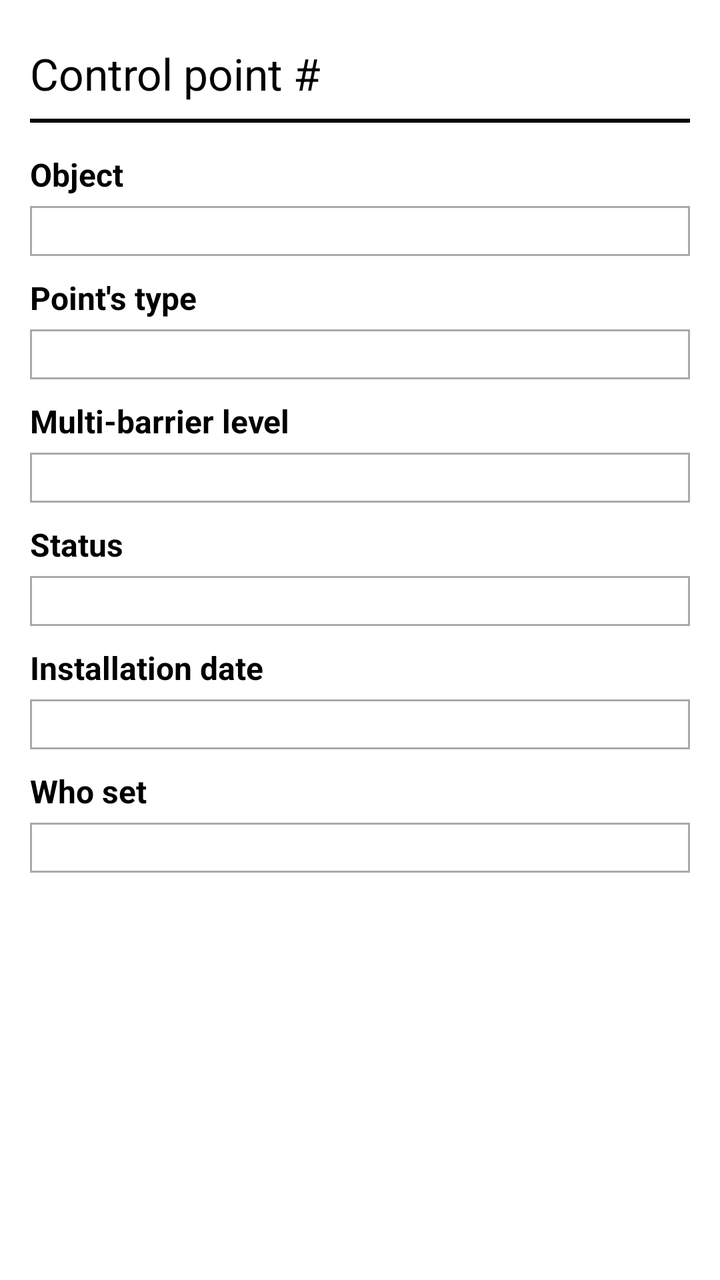
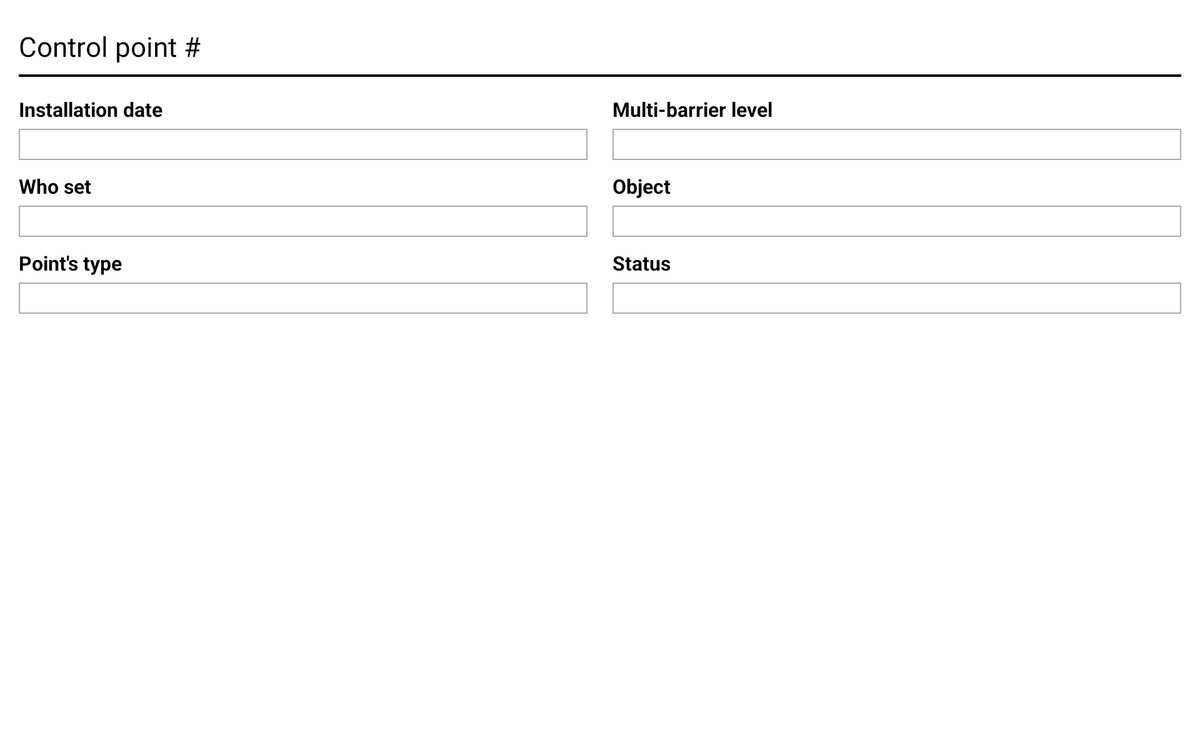

First picture: res/layout/ on a phone held upright. Second picture: the repository's own variant of that layout, on a device whose configuration matches the variant's folder. Source for both follows.
<!-- AndroidManifest.xml: application theme Theme.Sherlock.Light.DarkActionBar -->
<!-- res/layout/fragment_point_attributes.xml -->
<?xml version="1.0" encoding="utf-8"?>
<ScrollView xmlns:android="http://schemas.android.com/apk/res/android"
    android:layout_width="match_parent"
    android:layout_height="match_parent"
    android:background="@drawable/abs__ab_solid_light_holo"
    android:orientation="vertical"
    >

    <LinearLayout
        android:layout_width="fill_parent"
        android:layout_height="wrap_content"
        android:orientation="vertical" 
        android:paddingLeft="15dp"
        android:paddingRight="15dp"
        android:paddingTop="10dp"
        android:paddingBottom="10dp"
        >
        
        
        

        <LinearLayout
            android:layout_width="fill_parent"
            android:layout_height="wrap_content"
            android:layout_marginTop="10dp"
            android:orientation="horizontal" >

            <TextView
                android:layout_width="wrap_content"
                android:layout_height="wrap_content"
                android:layout_marginBottom="5dp"
                android:singleLine="true"
                android:text="@string/point_number"
                android:textColor="@android:color/black"
                android:textSize="22sp" />

            <TextView
                android:id="@+id/cp_attr_point_number"
                android:layout_width="wrap_content"
                android:layout_height="wrap_content"
                android:paddingBottom="2dp"
                android:paddingLeft="5dp"
                android:paddingRight="5dp"
                android:paddingTop="2dp"
                android:singleLine="false"
                android:textColor="@android:color/black"
                android:textSize="22sp" />
        </LinearLayout>

        <View
            android:layout_width="fill_parent"
            android:layout_height="2dp"
            android:layout_marginBottom="5dp"
            android:layout_marginTop="5dp"
            android:background="@color/black" />

        

        <LinearLayout
            android:id="@+id/cp_attr_mobject_holder"
            android:layout_width="fill_parent"
            android:layout_height="wrap_content"
            android:layout_marginTop="10dp"
            android:orientation="vertical" >

            <TextView
                android:layout_width="fill_parent"
                android:layout_height="wrap_content"
                android:layout_marginBottom="5dp"
                android:singleLine="true"
                android:text="@string/object"
                android:textColor="@android:color/black"
                android:textSize="16sp"
                android:textStyle="bold" />

            <TextView
                android:id="@+id/cp_attr_object"
                android:layout_width="fill_parent"
                android:layout_height="wrap_content"
                android:background="@drawable/cp_attr_values_bg"
                android:paddingBottom="2dp"
                android:paddingLeft="5dp"
                android:paddingRight="5dp"
                android:paddingTop="2dp"
                android:singleLine="false"
                android:textColor="@android:color/black"
                android:typeface="serif"
                android:textSize="16sp" />
        </LinearLayout>
        
        
        <LinearLayout
            android:layout_width="fill_parent"
            android:layout_height="wrap_content"
            android:layout_marginTop="10dp"
            android:orientation="vertical" >

            <TextView
                android:layout_width="fill_parent"
                android:layout_height="wrap_content"
                android:layout_marginBottom="5dp"
                android:singleLine="true"
                android:text="@string/point_type"
                android:textColor="@android:color/black"
                android:textSize="16sp"
                android:textStyle="bold" />

            <TextView
                android:id="@+id/cp_attr_point_type"
                android:layout_width="fill_parent"
                android:layout_height="wrap_content"
                android:background="@drawable/cp_attr_values_bg"
                android:paddingBottom="2dp"
                android:paddingLeft="5dp"
                android:paddingRight="5dp"
                android:paddingTop="2dp"
                android:singleLine="false"
                android:textColor="@android:color/black"
                android:typeface="serif"
                android:textSize="16sp" />
        </LinearLayout>
        
          

        <LinearLayout
            android:id="@+id/product_descr_category_holder"
            android:layout_width="fill_parent"
            android:layout_height="wrap_content"
            android:layout_marginTop="10dp"
            android:orientation="vertical" >

            <TextView
                android:layout_width="fill_parent"
                android:layout_height="wrap_content"
                android:layout_marginBottom="5dp"
                android:singleLine="true"
                android:text="@string/multi_barrier_level"
                android:textColor="@android:color/black"
                android:textSize="16sp"
                android:textStyle="bold" />

            <TextView
                android:id="@+id/cp_attr_mlevel"
                android:layout_width="fill_parent"
                android:layout_height="wrap_content"
                android:background="@drawable/cp_attr_values_bg"
                android:paddingBottom="2dp"
                android:paddingLeft="5dp"
                android:paddingRight="5dp"
                android:paddingTop="2dp"
                android:singleLine="false"
                android:textColor="@android:color/black"
                android:typeface="serif"
                android:textSize="16sp" />
        </LinearLayout>
        
        

        <LinearLayout
            android:id="@+id/cp_attr_status_holder"
            android:layout_width="fill_parent"
            android:layout_height="wrap_content"
            android:layout_marginTop="10dp"
            android:orientation="vertical" >
 		
            <TextView
                android:layout_width="fill_parent"
                android:layout_height="wrap_content"
                android:layout_marginBottom="5dp"
                android:singleLine="true"
                android:text="@string/status"
                android:textColor="@android:color/black"
                android:textSize="16sp"
                android:textStyle="bold" />
			<TextView
                android:id="@+id/cp_attr_status"
                android:layout_width="fill_parent"
                android:layout_height="wrap_content"
                android:background="@drawable/cp_attr_values_bg"
                android:paddingBottom="2dp"
                android:paddingLeft="5dp"
                android:paddingRight="5dp"
                android:paddingTop="2dp"
                android:singleLine="false"
                android:textColor="@android:color/black"
                android:typeface="serif"
                android:textSize="16sp" />
           
        </LinearLayout>
        
         

        <LinearLayout
            android:id="@+id/product_descr_poison_holder"
            android:layout_width="fill_parent"
            android:layout_height="wrap_content"
            android:layout_marginTop="10dp"
            android:orientation="vertical" 
            android:visibility="gone">

            <TextView
                android:layout_width="fill_parent"
                android:layout_height="wrap_content"
                android:layout_marginBottom="5dp"
                android:singleLine="true"
                android:text="@string/poison"
                android:textColor="@android:color/black"
                android:textSize="16sp"
                android:textStyle="bold" />

            <TextView
                android:id="@+id/cp_poison"
                android:layout_width="fill_parent"
                android:layout_height="wrap_content"
                android:background="@drawable/cp_attr_values_bg"
                android:paddingBottom="2dp"
                android:paddingLeft="5dp"
                android:paddingRight="5dp"
                android:paddingTop="2dp"
                android:singleLine="false"
                android:textColor="@android:color/black"
                android:typeface="serif"
                android:textSize="16sp" />
        </LinearLayout>
        
        

        <LinearLayout
            android:id="@+id/product_descr_poison_active_substance_holder"
            android:layout_width="fill_parent"
            android:layout_height="wrap_content"
            android:layout_marginTop="10dp"
            android:orientation="vertical" 
            android:visibility="gone"
            >

            <TextView
                android:layout_width="fill_parent"
                android:layout_height="wrap_content"
                android:layout_marginBottom="5dp"
                android:singleLine="true"
                android:text="@string/active_substance"
                android:textColor="@android:color/black"
                android:textSize="16sp"
                android:textStyle="bold" />

            <TextView
                android:id="@+id/cp_poison_active_substance"
                android:layout_width="fill_parent"
                android:layout_height="wrap_content"
                android:background="@drawable/cp_attr_values_bg"
                android:paddingBottom="2dp"
                android:paddingLeft="5dp"
                android:paddingRight="5dp"
                android:paddingTop="2dp"
                android:singleLine="false"
                android:textColor="@android:color/black"
                android:typeface="serif"
                android:textSize="16sp" />
        </LinearLayout>
        
        

        <LinearLayout
            android:layout_width="fill_parent"
            android:layout_height="wrap_content"
            android:layout_marginTop="10dp"
            android:orientation="vertical" >

            <TextView
                android:layout_width="fill_parent"
                android:layout_height="wrap_content"
                android:layout_marginBottom="5dp"
                android:singleLine="true"
                android:text="@string/installation_date"
                android:textColor="@android:color/black"
                android:textSize="16sp"
                android:textStyle="bold" />

            <TextView
                android:id="@+id/cp_attr_inst_date"
                android:layout_width="fill_parent"
                android:layout_height="wrap_content"
                android:background="@drawable/cp_attr_values_bg"
                android:paddingBottom="2dp"
                android:paddingLeft="5dp"
                android:paddingRight="5dp"
                android:paddingTop="2dp"
                android:singleLine="false"
                android:textColor="@android:color/black"
                android:typeface="serif"
                android:textSize="16sp" />
        </LinearLayout>

        

        <LinearLayout
            android:layout_width="fill_parent"
            android:layout_height="wrap_content"
            android:layout_marginTop="10dp"
            android:orientation="vertical" >

            <TextView
                android:layout_width="fill_parent"
                android:layout_height="wrap_content"
                android:layout_marginBottom="5dp"
                android:singleLine="true"
                android:text="@string/who_set"
                android:textColor="@android:color/black"
                android:textSize="16sp"
                android:textStyle="bold" />

            <TextView
                android:id="@+id/cp_attr_who_set"
                android:layout_width="fill_parent"
                android:layout_height="wrap_content"
                android:background="@drawable/cp_attr_values_bg"
                android:paddingBottom="2dp"
                android:paddingLeft="5dp"
                android:paddingRight="5dp"
                android:paddingTop="2dp"
                android:singleLine="false"
                android:textColor="@android:color/black"
                android:typeface="serif"
                android:textSize="16sp" />
        </LinearLayout>

       

      

       
        
        

        
    </LinearLayout>

</ScrollView>
<!-- resources referenced by this layout -->
<resources>
  <color name="black">#000</color>
  <!-- drawable cp_attr_values_bg (drawable) -->
  <?xml version="1.0" encoding="utf-8"?>
  <selector xmlns:android="http://schemas.android.com/apk/res/android">
  
      <item android:drawable="@drawable/cp_attr_bg_pr" android:state_pressed="true"/>
      <item android:drawable="@drawable/cp_attr_bg"/>
  
  </selector>
  <string name="active_substance">Active substance</string>
  <string name="installation_date">Installation date</string>
  <string name="multi_barrier_level">Multi-barrier level</string>
  <string name="object">Object</string>
  <string name="point_number">Control point #</string>
  <string name="point_type">Point\'s type</string>
  <string name="poison">Poison</string>
  <string name="status">Status</string>
  <string name="who_set">Who set</string>
  <!-- drawable cp_attr_bg_pr (drawable) -->
  <?xml version="1.0" encoding="UTF-8"?>
  <shape xmlns:android="http://schemas.android.com/apk/res/android" >
  
      <solid android:color="@color/white" />
  
      <stroke
          android:width="2dp"
          android:color="@android:color/darker_gray" />
  
  </shape>
  <!-- drawable cp_attr_bg (drawable) -->
  <?xml version="1.0" encoding="UTF-8"?>
   
  <shape xmlns:android="http://schemas.android.com/apk/res/android"> 
     <solid android:color="@android:color/transparent"/>
     <stroke android:width="1dp"
              android:color="@android:color/darker_gray"
              />
  </shape>
  <color name="white">#FFF</color>
</resources>
<!-- res/layout-large-land/fragment_point_attributes.xml (the repository's variant of the layout above) -->
<!-- drawn on a 7-inch tablet turned sideways -->
<?xml version="1.0" encoding="utf-8"?>
<ScrollView xmlns:android="http://schemas.android.com/apk/res/android"
    android:layout_width="match_parent"
    android:layout_height="match_parent"
    android:background="@drawable/abs__ab_solid_light_holo"
    android:orientation="vertical"
    >

    <LinearLayout
        android:layout_width="fill_parent"
        android:layout_height="wrap_content"
        android:orientation="vertical" 
        android:paddingLeft="15dp"
        android:paddingRight="15dp"
        android:paddingTop="10dp"
        android:paddingBottom="10dp"
        >

        

        <LinearLayout
            android:layout_width="fill_parent"
            android:layout_height="wrap_content"
            android:layout_marginTop="10dp"
            android:orientation="horizontal" >

            <TextView
                android:layout_width="wrap_content"
                android:layout_height="wrap_content"
                android:layout_marginBottom="5dp"
                android:singleLine="true"
                android:text="@string/point_number"
                android:textColor="@android:color/black"
                android:textSize="22sp" />

            <TextView
                android:id="@+id/cp_attr_point_number"
                android:layout_width="wrap_content"
                android:layout_height="wrap_content"
                android:paddingBottom="2dp"
                android:paddingLeft="5dp"
                android:paddingRight="5dp"
                android:paddingTop="2dp"
                android:singleLine="false"
                android:textColor="@android:color/black"
                android:textSize="22sp" />
        </LinearLayout>

        <View
            android:layout_width="fill_parent"
            android:layout_height="2dp"
            android:layout_marginBottom="5dp"
            android:layout_marginTop="5dp"
            android:background="@color/black" />

        <LinearLayout 
            android:baselineAligned="false"
            android:orientation="horizontal"
            android:layout_height="wrap_content"
            android:layout_width="match_parent"
            >
		         <LinearLayout 
		            android:orientation="vertical"
		            android:layout_height="wrap_content"
		            android:layout_weight="1"
		            android:layout_width="0dp"
		            android:paddingRight="10dp"
		            >
		        
		
		        <LinearLayout
		            android:layout_width="fill_parent"
		            android:layout_height="wrap_content"
		            android:layout_marginTop="10dp"
		            android:orientation="vertical" >
		
		            <TextView
		                android:layout_width="fill_parent"
		                android:layout_height="wrap_content"
		                android:layout_marginBottom="5dp"
		                android:singleLine="true"
		                android:text="@string/installation_date"
		                android:textColor="@android:color/black"
		                android:textSize="16sp"
		                android:textStyle="bold" />
		
		            <TextView
		                android:id="@+id/cp_attr_inst_date"
		                android:layout_width="fill_parent"
		                android:layout_height="wrap_content"
		                android:background="@drawable/cp_attr_values_bg"
		                android:paddingBottom="2dp"
		                android:paddingLeft="5dp"
		                android:paddingRight="5dp"
		                android:paddingTop="2dp"
		                android:singleLine="false"
		                android:textColor="@android:color/black"
		                android:typeface="serif"
		                android:textSize="16sp" />
		        </LinearLayout>
		
		        
		
		        <LinearLayout
		            android:layout_width="fill_parent"
		            android:layout_height="wrap_content"
		            android:layout_marginTop="10dp"
		            android:orientation="vertical" >
		
		            <TextView
		                android:layout_width="fill_parent"
		                android:layout_height="wrap_content"
		                android:layout_marginBottom="5dp"
		                android:singleLine="true"
		                android:text="@string/who_set"
		                android:textColor="@android:color/black"
		                android:textSize="16sp"
		                android:textStyle="bold" />
		
		            <TextView
		                android:id="@+id/cp_attr_who_set"
		                android:layout_width="fill_parent"
		                android:layout_height="wrap_content"
		                android:background="@drawable/cp_attr_values_bg"
		                android:paddingBottom="2dp"
		                android:paddingLeft="5dp"
		                android:paddingRight="5dp"
		                android:paddingTop="2dp"
		                android:singleLine="false"
		                android:textColor="@android:color/black"
		                android:typeface="serif"
		                android:textSize="16sp" />
		        </LinearLayout>
		
		        
		
		        <LinearLayout
		            android:layout_width="fill_parent"
		            android:layout_height="wrap_content"
		            android:layout_marginTop="10dp"
		            android:orientation="vertical" >
		
		            <TextView
		                android:layout_width="fill_parent"
		                android:layout_height="wrap_content"
		                android:layout_marginBottom="5dp"
		                android:singleLine="true"
		                android:text="@string/point_type"
		                android:textColor="@android:color/black"
		                android:textSize="16sp"
		                android:textStyle="bold" />
		
		            <TextView
		                android:id="@+id/cp_attr_point_type"
		                android:layout_width="fill_parent"
		                android:layout_height="wrap_content"
		                android:background="@drawable/cp_attr_values_bg"
		                android:paddingBottom="2dp"
		                android:paddingLeft="5dp"
		                android:paddingRight="5dp"
		                android:paddingTop="2dp"
		                android:singleLine="false"
		                android:textColor="@android:color/black"
		                android:typeface="serif"
		                android:textSize="16sp" />
		        </LinearLayout>
				</LinearLayout>
		
		        <LinearLayout 
		            android:orientation="vertical"
		            android:layout_height="wrap_content"
		            android:layout_weight="1"
		            android:layout_width="0dp"
		            android:paddingLeft="10dp"
		            >
		        
		
				        <LinearLayout
				            android:id="@+id/product_descr_category_holder"
				            android:layout_width="fill_parent"
				            android:layout_height="wrap_content"
				            android:layout_marginTop="10dp"
				            android:orientation="vertical" >
				
				            <TextView
				                android:layout_width="fill_parent"
				                android:layout_height="wrap_content"
				                android:layout_marginBottom="5dp"
				                android:singleLine="true"
				                android:text="@string/multi_barrier_level"
				                android:textColor="@android:color/black"
				                android:textSize="16sp"
				                android:textStyle="bold" />
				
				            <TextView
				                android:id="@+id/cp_attr_mlevel"
				                android:layout_width="fill_parent"
				                android:layout_height="wrap_content"
				                android:background="@drawable/cp_attr_values_bg"
				                android:paddingBottom="2dp"
				                android:paddingLeft="5dp"
				                android:paddingRight="5dp"
				                android:paddingTop="2dp"
				                android:singleLine="false"
				                android:textColor="@android:color/black"
				                android:typeface="serif"
				                android:textSize="16sp" />
				        </LinearLayout>
				
				        
				
				        <LinearLayout
				            android:id="@+id/cp_attr_mobject_holder"
				            android:layout_width="fill_parent"
				            android:layout_height="wrap_content"
				            android:layout_marginTop="10dp"
				            android:orientation="vertical" >
				
				            <TextView
				                android:layout_width="fill_parent"
				                android:layout_height="wrap_content"
				                android:layout_marginBottom="5dp"
				                android:singleLine="true"
				                android:text="@string/object"
				                android:textColor="@android:color/black"
				                android:textSize="16sp"
				                android:textStyle="bold" />
				
				            <TextView
				                android:id="@+id/cp_attr_object"
				                android:layout_width="fill_parent"
				                android:layout_height="wrap_content"
				                android:background="@drawable/cp_attr_values_bg"
				                android:paddingBottom="2dp"
				                android:paddingLeft="5dp"
				                android:paddingRight="5dp"
				                android:paddingTop="2dp"
				                android:singleLine="false"
				                android:textColor="@android:color/black"
				                android:typeface="serif"
				                android:textSize="16sp" />
				        </LinearLayout>
				
				        
				
				        <LinearLayout
				            android:id="@+id/cp_attr_status_holder"
				            android:layout_width="fill_parent"
				            android:layout_height="wrap_content"
				            android:layout_marginTop="10dp"
				            android:orientation="vertical" >
				 		
				            <TextView
				                android:layout_width="fill_parent"
				                android:layout_height="wrap_content"
				                android:layout_marginBottom="5dp"
				                android:singleLine="true"
				                android:text="@string/status"
				                android:textColor="@android:color/black"
				                android:textSize="16sp"
				                android:textStyle="bold" />
							<TextView
				                android:id="@+id/cp_attr_status"
				                android:layout_width="fill_parent"
				                android:layout_height="wrap_content"
				                android:background="@drawable/cp_attr_values_bg"
				                android:paddingBottom="2dp"
				                android:paddingLeft="5dp"
				                android:paddingRight="5dp"
				                android:paddingTop="2dp"
				                android:singleLine="false"
				                android:textColor="@android:color/black"
				                android:typeface="serif"
				                android:textSize="16sp" />
				           
				        </LinearLayout>
		        
		        </LinearLayout>
        
        </LinearLayout>
    </LinearLayout>

</ScrollView>
<!-- resources referenced by the variant -->
<!-- as a 7-inch tablet turned sideways resolves them -->
<resources>
  <color name="black">#000</color>
  <!-- drawable cp_attr_values_bg (drawable) -->
  <?xml version="1.0" encoding="utf-8"?>
  <selector xmlns:android="http://schemas.android.com/apk/res/android">
  
      <item android:drawable="@drawable/cp_attr_bg_pr" android:state_pressed="true"/>
      <item android:drawable="@drawable/cp_attr_bg"/>
  
  </selector>
  <string name="installation_date">Installation date</string>
  <string name="multi_barrier_level">Multi-barrier level</string>
  <string name="object">Object</string>
  <string name="point_number">Control point #</string>
  <string name="point_type">Point\'s type</string>
  <string name="status">Status</string>
  <string name="who_set">Who set</string>
  <!-- drawable cp_attr_bg_pr (drawable) -->
  <?xml version="1.0" encoding="UTF-8"?>
  <shape xmlns:android="http://schemas.android.com/apk/res/android" >
  
      <solid android:color="@color/white" />
  
      <stroke
          android:width="2dp"
          android:color="@android:color/darker_gray" />
  
  </shape>
  <!-- drawable cp_attr_bg (drawable) -->
  <?xml version="1.0" encoding="UTF-8"?>
   
  <shape xmlns:android="http://schemas.android.com/apk/res/android"> 
     <solid android:color="@android:color/transparent"/>
     <stroke android:width="1dp"
              android:color="@android:color/darker_gray"
              />
  </shape>
  <color name="white">#FFF</color>
</resources>
